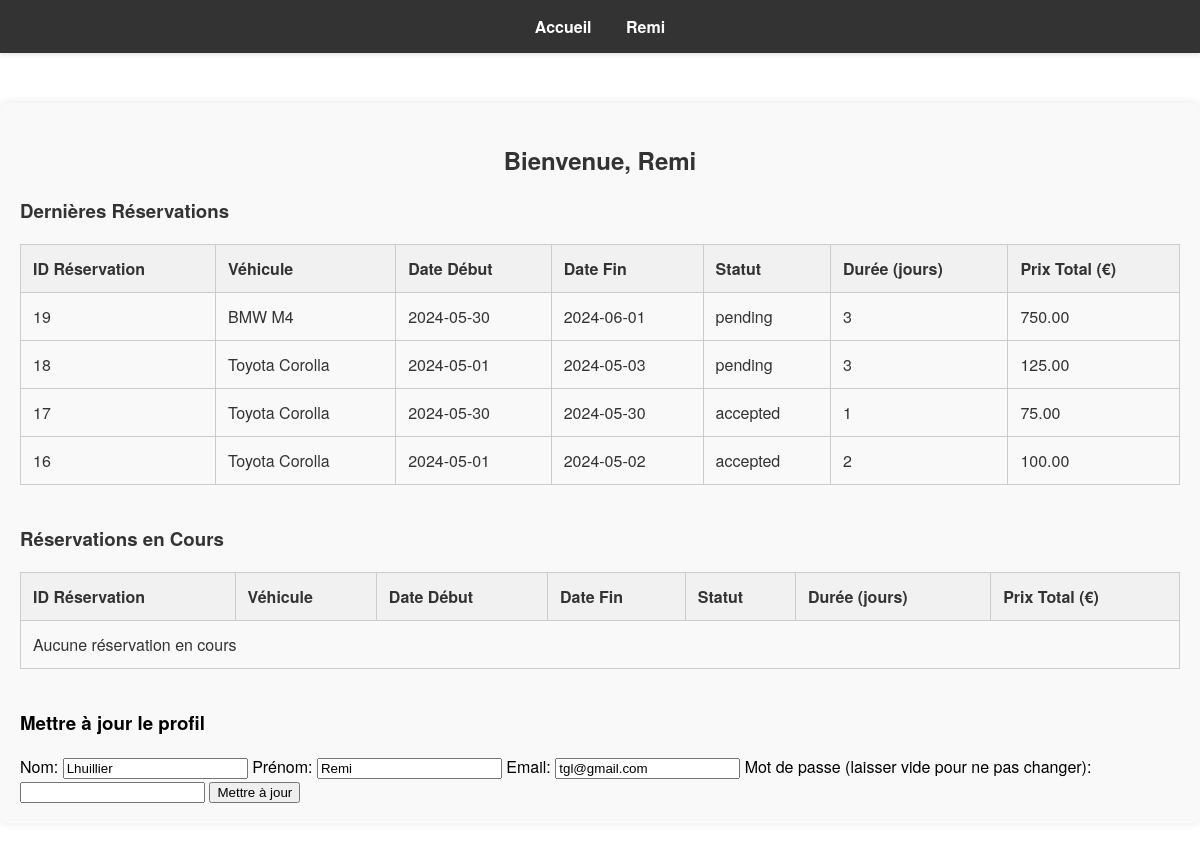
The page /client.php (signed in) on the database as committed earlier.
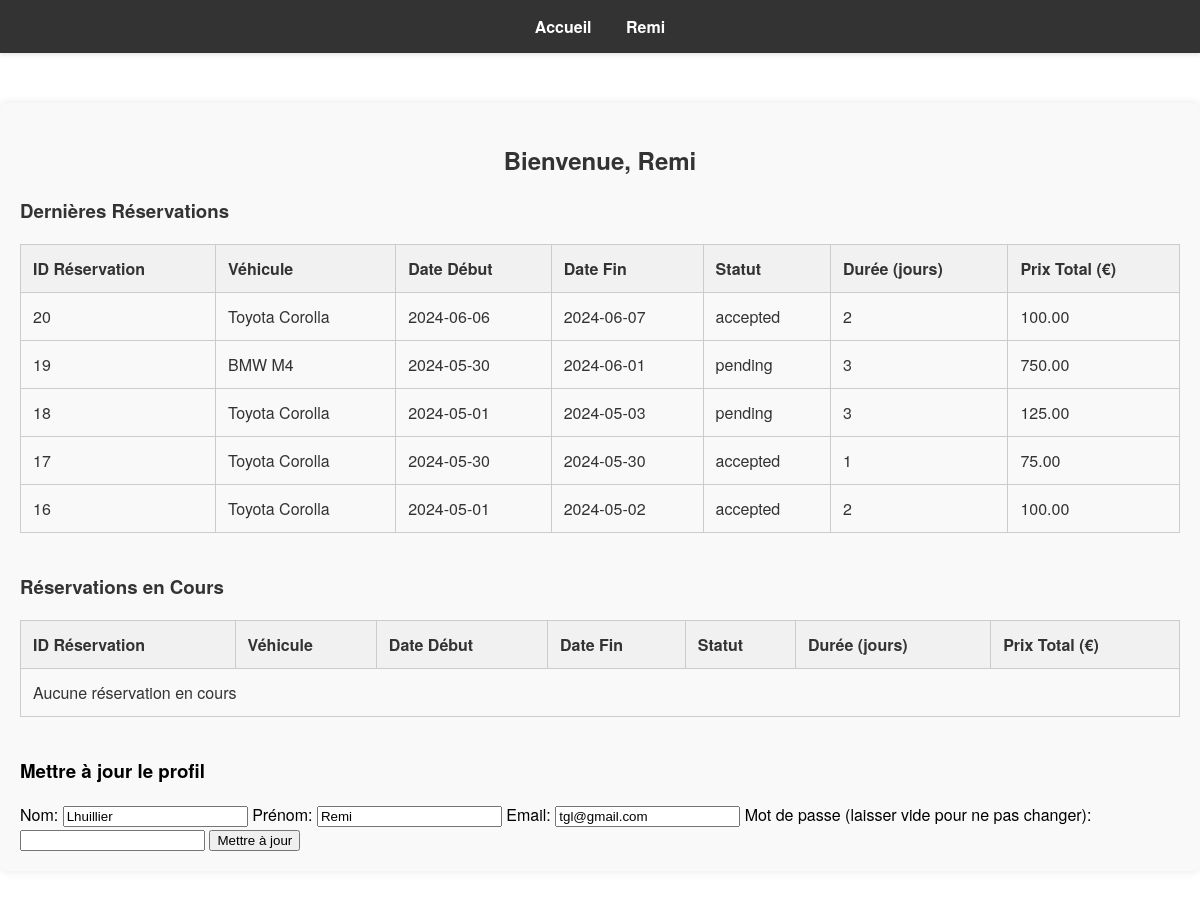
The same page on the database as committed later.
### tables this page shows
CREATE TABLE `reservations` (
  `id` int(11) NOT NULL,
  `id_client` int(11) DEFAULT NULL,
  `immatriculation` varchar(16) DEFAULT NULL,
  `kilometres` int(11) DEFAULT NULL,
  `days` int(11) NOT NULL,
  `total_price` decimal(10,2) NOT NULL,
  `status` enum('pending','accepted','rejected') DEFAULT 'pending',
  `start_date` date DEFAULT NULL,
  `end_date` date DEFAULT NULL
);

CREATE TABLE `marques` (
  `id_marque` int(11) NOT NULL,
  `marque` varchar(256) NOT NULL
);

CREATE TABLE `modeles` (
  `id_modele` int(11) NOT NULL,
  `modele` varchar(256) NOT NULL
);

### client.php (the view, shortened to what the changed rows need)
<?php
$conn = new mysqli("localhost", "root", "", "locauto");
$user_id = $_SESSION['user_id'];
$sql_latest = "SELECT r.id, v.immatriculation, m.marque, mo.modele, r.start_date, r.end_date, r.status, r.days, r.total_price
               FROM reservations r
               JOIN voitures v ON r.immatriculation = v.immatriculation
               JOIN marques m ON v.id_marque = m.id_marque
               JOIN modeles mo ON v.id_modele = mo.id_modele
               WHERE r.id_client = '$user_id'
               ORDER BY r.id DESC
               LIMIT 5";
$result_latest = $conn->query($sql_latest);
?>
<!DOCTYPE html>
<html lang="fr">
<head>
    <link rel="stylesheet" href="CSS/client.css">
</head>
<body>
    <div class="client-dashboard">
        <h2>Bienvenue, <?php echo $_SESSION['username']; ?></h2>
        <div class="reservations-section">
            <table class="reservations-table">
                <thead>
                    <tr>
                        <th>ID Réservation</th>
                        <th>Véhicule</th>
                        <th>Date Début</th>
                        <th>Date Fin</th>
                        <th>Statut</th>
                        <th>Durée (jours)</th>
                        <th>Prix Total (€)</th>
                    </tr>
                </thead>
                <tbody>
                    <?php
                    if ($result_latest->num_rows > 0) {
                        while ($row = $result_latest->fetch_assoc()) {
                            echo "<tr>
                                    <td>{$row['id']}</td>
                                    <td>{$row['marque']} {$row['modele']}</td>
                                    <td>{$row['start_date']}</td>
                                    <td>{$row['end_date']}</td>
                                    <td>{$row['status']}</td>
                                    <td>{$row['days']}</td>
                                    <td>{$row['total_price']}</td>
                                  </tr>";
                        }
                    } else {
                        echo "<tr><td colspan='7'>Aucune réservation récente</td></tr>";
                    }
                    ?>
                </tbody>
            </table>
        </div>
        <div class="current-reservations-section">
            <table class="reservations-table">
                <thead>
                    <tr>
                        <th>ID Réservation</th>
                        <th>Véhicule</th>
                        <th>Date Début</th>
                        <th>Date Fin</th>
                        <th>Statut</th>
                        <th>Durée (jours)</th>
                        <th>Prix Total (€)</th>
                    </tr>
                </thead>
            </table>
        </div>
    </div>
</body>
</html>

Rows that differ between the two databases and show on the page:
added reservations: id "20", marques.marque "Toyota", modeles.modele "Corolla", start_date "2024-06-06", end_date "2024-06-07", status "accepted", days "2", total_price "100.00"
